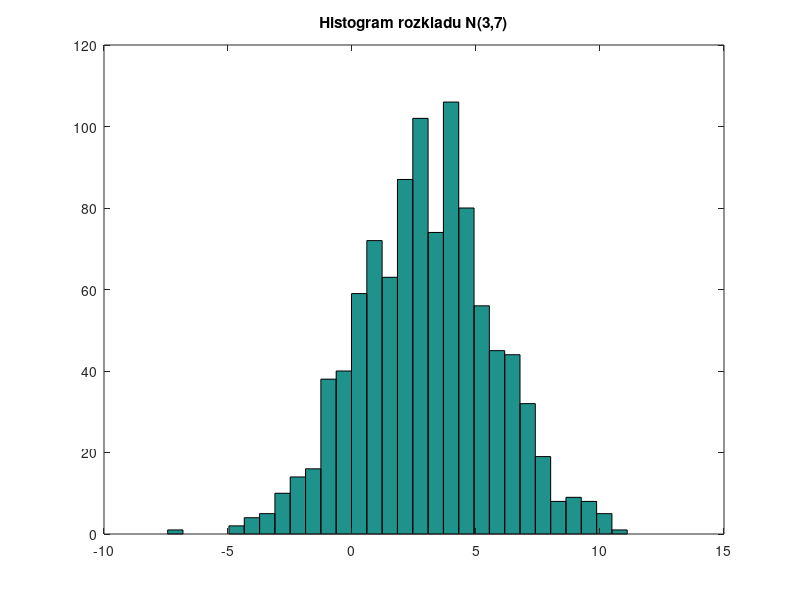
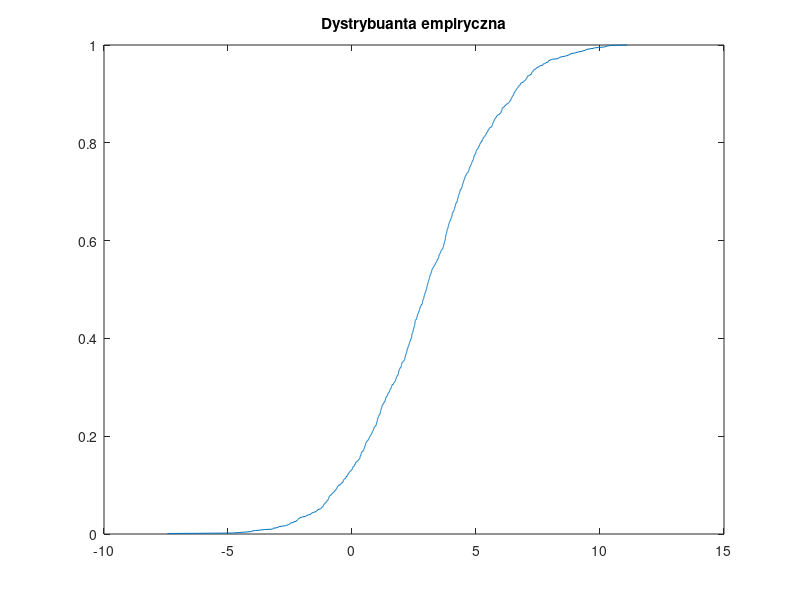

Reproduce these figures in MATLAB, in order.
% CWICZENIE 6
% Generowanie rozkladu N(3,7)

clc
clear
close all

% generowanie danych
x = 3 + sqrt(7)*randn(1000,1);

% histogram
figure
hist(x,30)
title('Histogram rozkladu N(3,7)')

% dystrybuanta empiryczna
figure
[f,xx] = ecdf(x);
plot(xx,f)
title('Dystrybuanta empiryczna')
